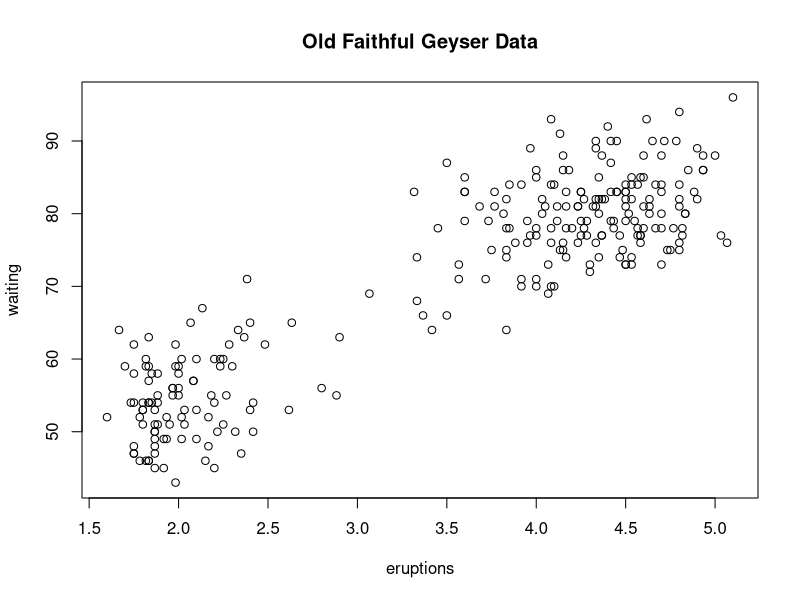

The R source for this figure:
library(datasets)


with(faithful,plot(eruptions,waiting))
title(main='Old Faithful Geyser Data')
dev.copy(png,'geyserplot.png')
dev.off()
